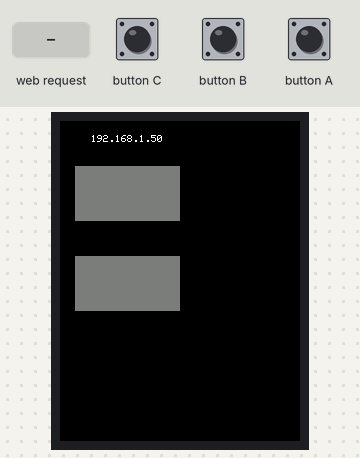
The sketch below on a simulated ESP32. On the bench: 240×320 colour display. Inputs (shaded band) come from the test bench. WiFi joins after 1.5 s; servers stay silent unless stated; what the sketch prints to the serial monitor is not drawn.

Above: at 4.0 s.
4.1 s: HTTP request GET /toggle1 received
At 4.5 s:
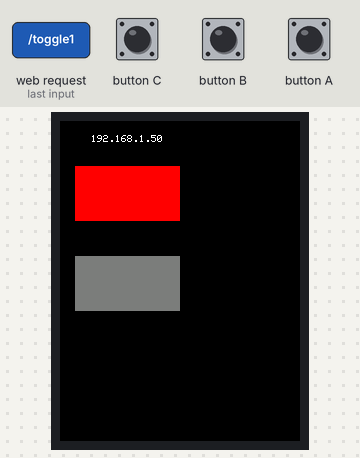
5.6 s: HTTP request GET /toggle2 received
At 6.8 s:
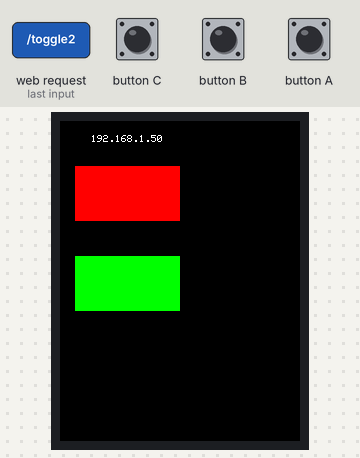
7.1 s: HTTP request GET /toggle1 received
At 8.0 s:
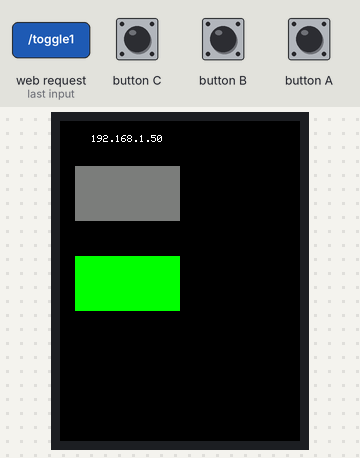
Timing chart, 0 to 10.1 s (numbered marks = the images above; inputs shaded):
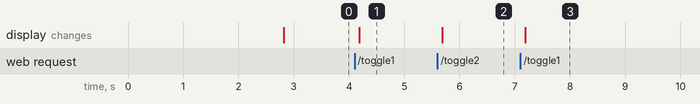

Measured:
- after the input at 4.1 s, the display: changes after 0.09 s (image 1)
- after the input at 5.6 s, the display: changes after 0.09 s (image 2)
- after the input at 7.1 s, the display: changes after 0.09 s (image 3)

The sketch:

LB9.1.ino
```cpp
#include <M5Unified.h>
#include <WiFi.h>
#include <WebServer.h>

// Данные Wi-Fi
const char* ssid = "ASOIU";
const char* password = "kaf.asoiu.48";

// Создание веб-сервера
WebServer server(80);

// Состояние прямоугольников
bool rect1State = false;
bool rect2State = false;

// Цвета
uint16_t grayColor = TFT_DARKGRAY;

// Отображение информации на экране
void drawRectangles()
{
    M5.Display.fillScreen(TFT_BLACK);

    M5.Display.setTextColor(TFT_WHITE);
    M5.Display.setTextDatum(middle_center);

    // IP-адрес сверху
    M5.Display.setTextSize(1);
    M5.Display.drawString(
        WiFi.localIP().toString(),
        67, 18
    );

    // Первый прямоугольник
    M5.Display.fillRect(
        15, 45, 105, 55,
        rect1State ? TFT_RED : grayColor
    );

    // Второй прямоугольник
    M5.Display.fillRect(
        15, 135, 105, 55,
        rect2State ? TFT_GREEN : grayColor
    );
}

// Главная страница сайта

void handleRoot()
{
    String html = R"rawliteral(
    <!DOCTYPE html>
    <html>
    <head>
        <meta charset="UTF-8">
        <meta name="viewport" content="width=device-width, initial-scale=1">
        <title>BAR Control</title>

        <style>
            body {
                font-family: Arial, sans-serif;
                text-align: center;
                background-color: white;
                margin: 0;
                padding: 20px 10px;
            }

            h1 {
                font-size: 36px;
                margin-top: 55px;
                margin-bottom: 45px;
                color: #333;
            }

            p {
                font-size: 20px;
                color: #888;
                margin-top: 0;
                margin-bottom: 15px;
            }

            button {
                width: 210px;
                height: 83px;
                font-size: 36px;
                color: white;
                border: none;
                border-radius: 6px;
                cursor: pointer;
                margin-bottom: 50px;
            }

            .grey {
                background-color: #34495e;
            }

            .red {
                background-color: #e53935;
            }

            .green {
                background-color: #00fa04;
            }
        </style>
    </head>

    <body>

        <h1>M5StickS3 Web Server</h1>

        <p>BAR1: )rawliteral";

    html += rect1State ? "RED" : "GREY";

    html += R"rawliteral(</p>

        <form action="/toggle1" method="GET">
            <button class=")rawliteral";

    html += rect1State ? "grey" : "red";

    html += R"rawliteral(" type="submit">)rawliteral";

    html += rect1State ? "GREY" : "RED";

    html += R"rawliteral(</button>
        </form>

        <p>BAR2: )rawliteral";

    html += rect2State ? "GREEN" : "GREY";

    html += R"rawliteral(</p>

        <form action="/toggle2" method="GET">
            <button class=")rawliteral";

    html += rect2State ? "grey" : "green";

    html += R"rawliteral(" type="submit">)rawliteral";

    html += rect2State ? "GREY" : "GREEN";

    html += R"rawliteral(</button>
        </form>

    </body>
    </html>
    )rawliteral";

    server.send(200, "text/html; charset=utf-8", html);
}


// Переключение первого прямоугольника
void handleToggle1()
{
    rect1State = !rect1State;

    drawRectangles();
    handleRoot();
}

// Переключение второго прямоугольника
void handleToggle2()
{
    rect2State = !rect2State;

    drawRectangles();
    handleRoot();
}

void setup()
{
    // Инициализация устройства
    auto cfg = M5.config();
    M5.begin(cfg);

    // Сброс состояний при каждом запуске
    rect1State = false;
    rect2State = false;

    // Вертикальная ориентация дисплея
    M5.Display.setRotation(0);
    M5.Display.fillScreen(TFT_BLACK);

    M5.Display.setTextColor(TFT_WHITE);
    M5.Display.setTextDatum(middle_center);
    M5.Display.drawString("Connecting Wi-Fi...", 67, 65);

    // Запуск последовательного порта
    Serial.begin(115200);
    delay(1000);

    Serial.println();
    Serial.println("M5StickS3 Web Server");
    Serial.println("Connecting to Wi-Fi...");

    // Подключение к Wi-Fi
    WiFi.mode(WIFI_STA);
    WiFi.begin(ssid, password);

    while (WiFi.status() != WL_CONNECTED)
    {
        delay(500);
        Serial.print(".");
    }

    Serial.println();
    Serial.println("Wi-Fi connected!");

    // Вывод IP-адреса
    Serial.print("IP address: ");
    Serial.println(WiFi.localIP());

    // Отображение прямоугольников и IP
    drawRectangles();

    // Настройка маршрутов
    server.on("/", handleRoot);
    server.on("/toggle1", handleToggle1);
    server.on("/toggle2", handleToggle2);

    // Запуск сервера
    server.begin();

    Serial.println("Web server started!");
    Serial.println("====================");
}

void loop()
{
    server.handleClient();
    M5.update();
}
```
